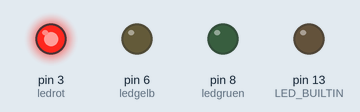
A sketch run on a simulated Arduino Uno, built with avr-gcc and run on an emulated ATmega328P. Parts: output pins drawn as LEDs (lit = HIGH).

Above: at 0.1 s.
At 1.1 s:
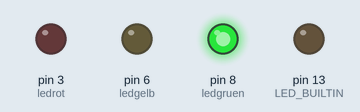
At 2.7 s:
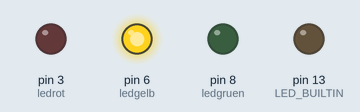
Timing chart, 0 to 3.0 s (numbered marks = the images above):
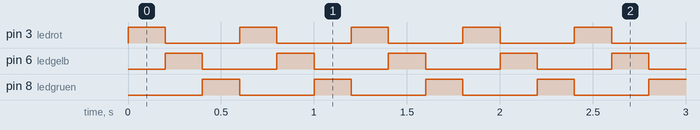

Measured:
- by itself, pin 3 (ledrot), pin 6 (ledgelb), pin 8 (ledgruen): alternates HIGH for 0.20 s and LOW for 0.40 s
- by itself, everything shown: repeats every 0.60 s, in 3 steps

The sketch:

Day_5.ino
```cpp
//05blink

//Franzis Adventskalender für Arduino

int ledrot = 3;
int ledgelb = 6;
int ledgruen = 8;
int z = 200;

void setup() {
  // put your setup code here, to run once:
  pinMode(LED_BUILTIN, OUTPUT);
  pinMode(ledrot,OUTPUT);
  pinMode(ledgelb,OUTPUT);
  pinMode(ledgruen,OUTPUT);

}

void loop() {
  // put your main code here, to run repeatedly:
  digitalWrite(ledrot,HIGH);
  digitalWrite(ledgelb,LOW);
  digitalWrite(ledgruen,LOW);
  delay(z);
  digitalWrite(ledrot,LOW);
  digitalWrite(ledgelb,HIGH);
  digitalWrite(ledgruen,LOW);
  delay(z);
  digitalWrite(ledrot,LOW);
  digitalWrite(ledgelb,LOW);
  digitalWrite(ledgruen,HIGH);
  delay(z);
}
```
